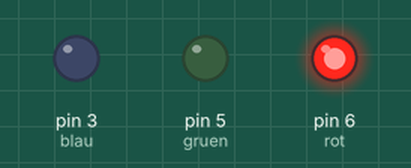
Bench run of a sketch on a simulated Arduino Uno, built with avr-gcc and run on an emulated ATmega328P. Shown: output pins drawn as LEDs (lit = HIGH).

Above: at 0.5 s.
At 1.5 s:
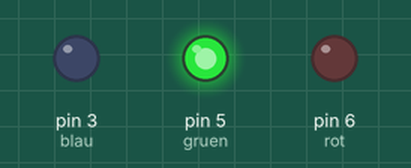
At 5.5 s:
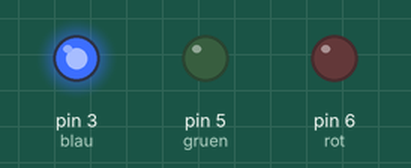
Timing chart, 0 to 6.9 s (numbered marks = the images above):
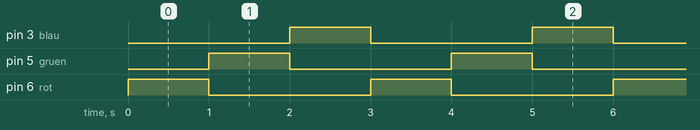

Measured:
- by itself, pin 3 (blau), pin 5 (gruen), pin 6 (rot): alternates HIGH for 1.0 s and LOW for 2.0 s
- by itself, everything shown: repeats every 3.0 s, in 3 steps

The sketch:

RGB.ino
```cpp
int rot = 6;
int gruen = 5;
int blau = 3;

void setup() {
  pinMode(rot, OUTPUT);
  pinMode(gruen, OUTPUT);
  pinMode(blau, OUTPUT);
}

void loop() {

  //Rot leuchten 1sek.
  digitalWrite(gruen, LOW);
  digitalWrite(blau, LOW);
  digitalWrite(rot, HIGH);
  delay(1000);

  //Gruen leuchten 1sek.
  digitalWrite(rot,LOW);
  digitalWrite(gruen,HIGH);
  digitalWrite(blau,LOW);
  delay(1000);

  //Blau leuchten 1sek.
  digitalWrite(rot,LOW);
  digitalWrite(gruen,LOW);
  digitalWrite(blau,HIGH);
  delay(1000);

}
```
